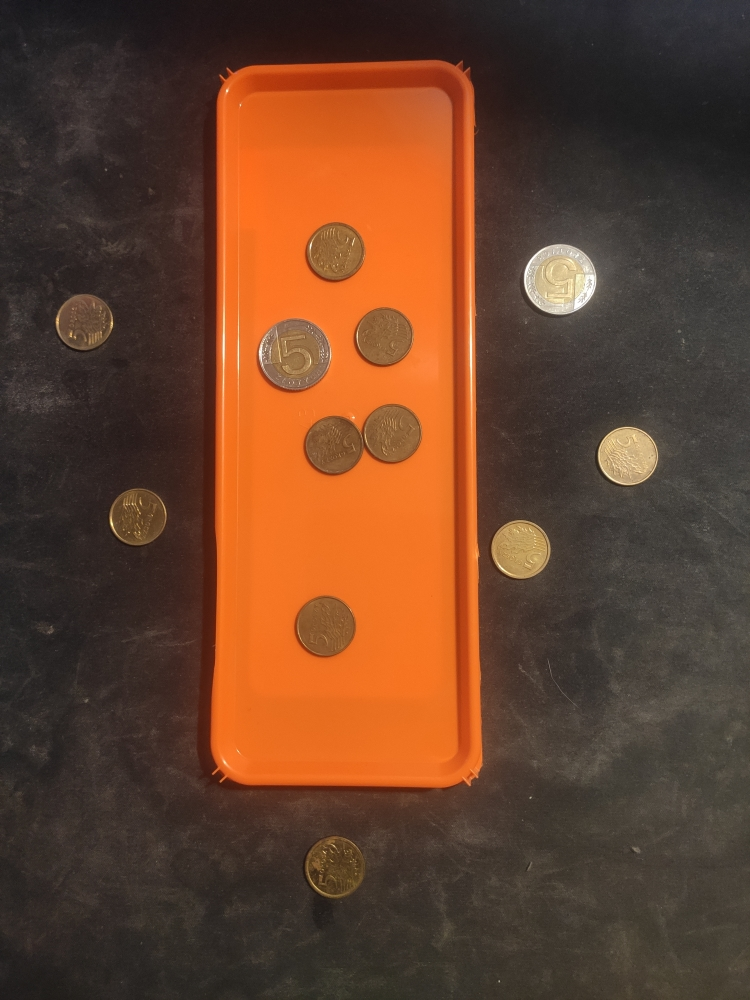
#> input picture WMA_2/resources/tray2.jpg, 750 x 1000 px, given in place of saw1.jpg, which was not available
$ python main.py
#> lines starting #> are read from the running program, lines starting #| are printed output that depends on the picture; pictures that were not available may be replaced by others from this repository, and a replacement may not be noted
import cv2 as cv
import pyautogui
from collections import deque
import numpy as np


# Extract meaningful ORB features from an image
def prepare(orb, img):
    gray = cv.cvtColor(img, cv.COLOR_BGR2GRAY)
    kp, des = orb.detectAndCompute(gray, None)
    return kp, des


def resize(frame):
    height, width, _ = frame.shape
    screen_height, screen_width = pyautogui.size()
    scale = screen_width / width
    new_height = int(height * scale)
    return cv.resize(frame, (screen_width, new_height))


# Initialize ORB with more features
orb = cv.ORB_create(1000)

images = [cv.imread(f'materials/saw{i}.jpg') for i in range(1, 5)]
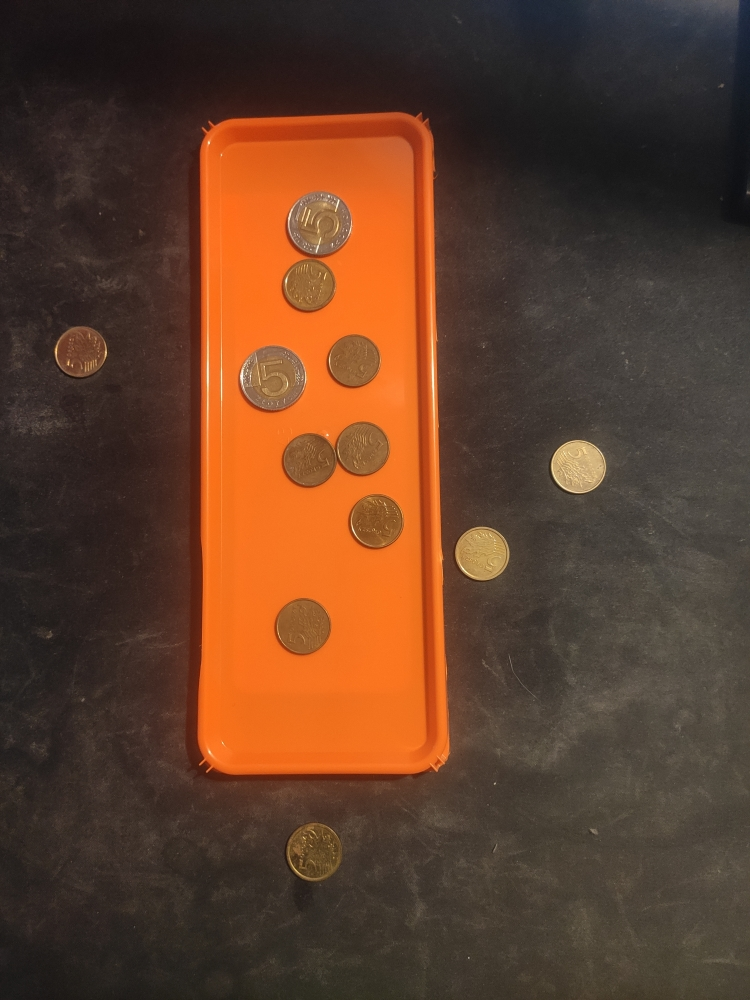
#> input picture WMA_2/resources/tray3.jpg, 750 x 1000 px, given in place of saw2.jpg, which was not available
#> images = 4 items
ref_kp_des = [prepare(orb, img) for img in images]
#> in prepare, `gray = cv.cvtColor(img, cv.COLOR_BGR2GRAY)`:
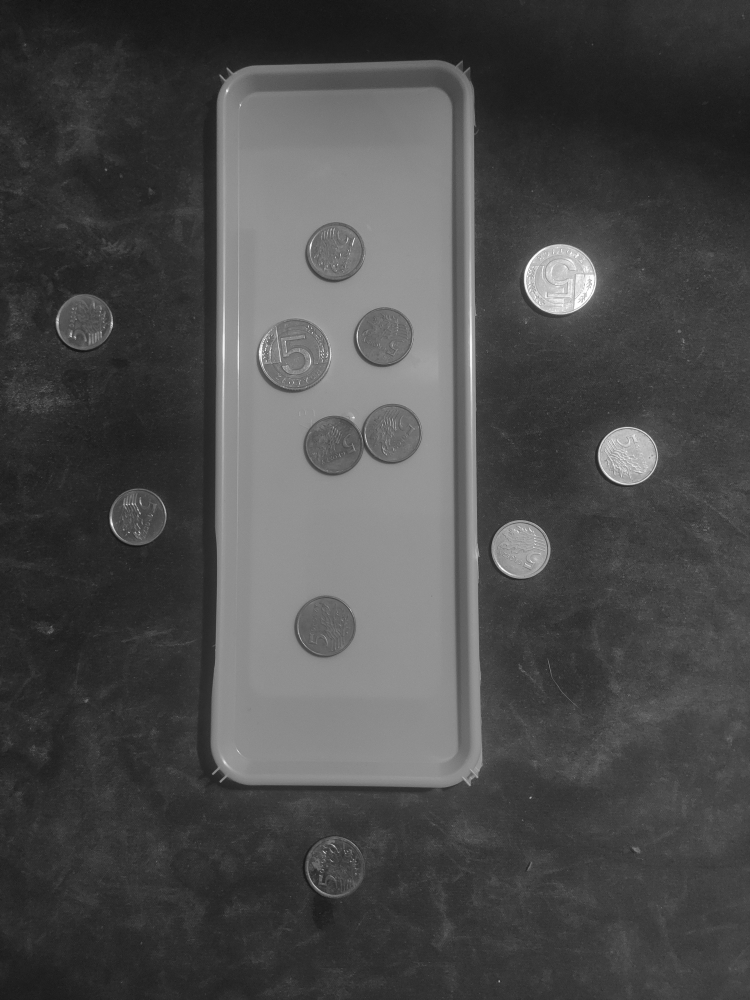
#> gray: shape (1000, 750); min 17, max 255, mean 74.5
#> in prepare, img is the input picture: shape (1000, 750, 3); mean B, G, R 43.6, 65.7, 103.4
#> in prepare, `kp, des = orb.detectAndCompute(gray, None)`: kp = 938 keypoints; strongest (x, y, size): (71, 334, 31), (70, 336, 31), (593, 277, 37.2), (71, 336, 37.2)
#> in prepare (call 2), `gray = cv.cvtColor(img, cv.COLOR_BGR2GRAY)`:
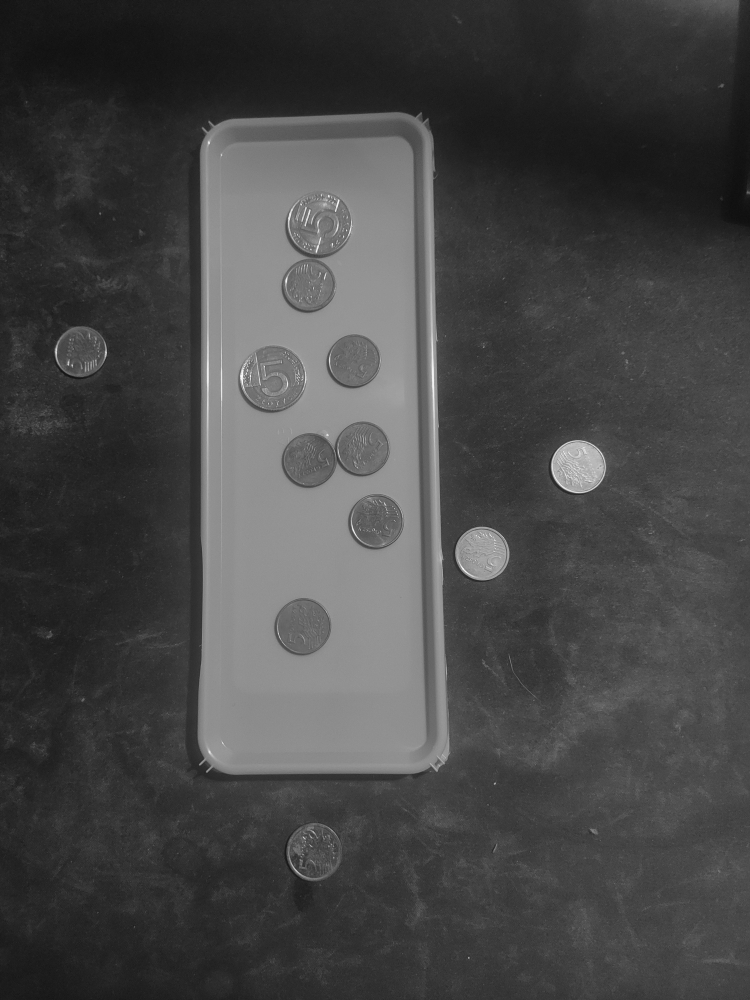
#> gray: shape (1000, 750); min 14, max 250, mean 70.4
#> in prepare, img is the input picture: shape (1000, 750, 3); mean B, G, R 42.5, 62.6, 96.3
#> in prepare (call 2), `kp, des = orb.detectAndCompute(gray, None)`: kp = 936 keypoints; strongest (x, y, size): (316, 251, 31), (68, 364, 31), (338, 201, 31), (436, 769, 31)
#> (the run stopped early here; a loop or call above may not have finished)
